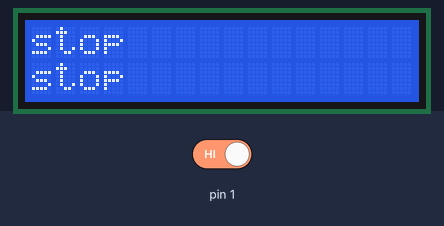
A sketch run on a simulated Arduino Uno, built with avr-gcc and run on an emulated ATmega328P. On the bench: 16×2 character LCD. The test bench sets the inputs (shaded band); at power-on: pin 1 HIGH.

Above: at 1.2 s.
1.3 s: pin 1 driven LOW
At 1.9 s:
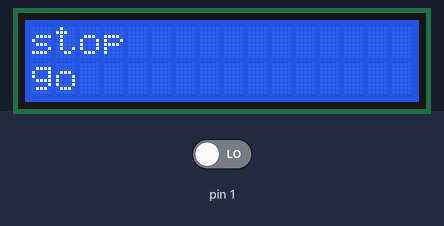
3.5 s: pin 1 driven HIGH
At 3.9 s:
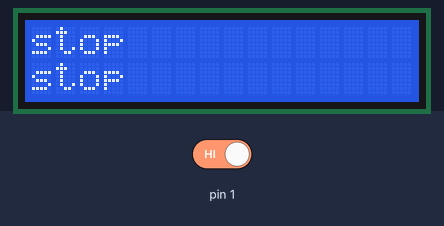
Timing chart, 0 to 6.5 s (numbered marks = the images above; inputs shaded):
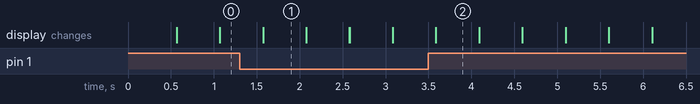

Measured:
- after the input at 1.3 s, the display: first differs from a run without the input after 0.27 s (image 1)
- after the input at 3.5 s, the display: first differs from a run without the input after 0.09 s (image 2)
- what the display in image 1 shows lasts 0.5 s, from 1.6 s to 2.1 s

The sketch:

infrared_sensor_code_of_protues.ino
```cpp
#include<LiquidCrystal.h>
LiquidCrystal lcd(13,12,11,10,9,8);
void setup(){
  lcd.begin(16,2);


}
void loop(){
   int pirstate=digitalRead(1);
   lcd.setCursor(0,0);
   lcd.print("stop");
   if(pirstate==LOW){
        lcd.setCursor(0,1);
           lcd.print("go");
           delay(500);
           lcd.clear();
   }else if(   pirstate==HIGH){
    lcd.setCursor(0,1);
     lcd.print("stop");
     delay(500);
           lcd.clear();}
}
```
